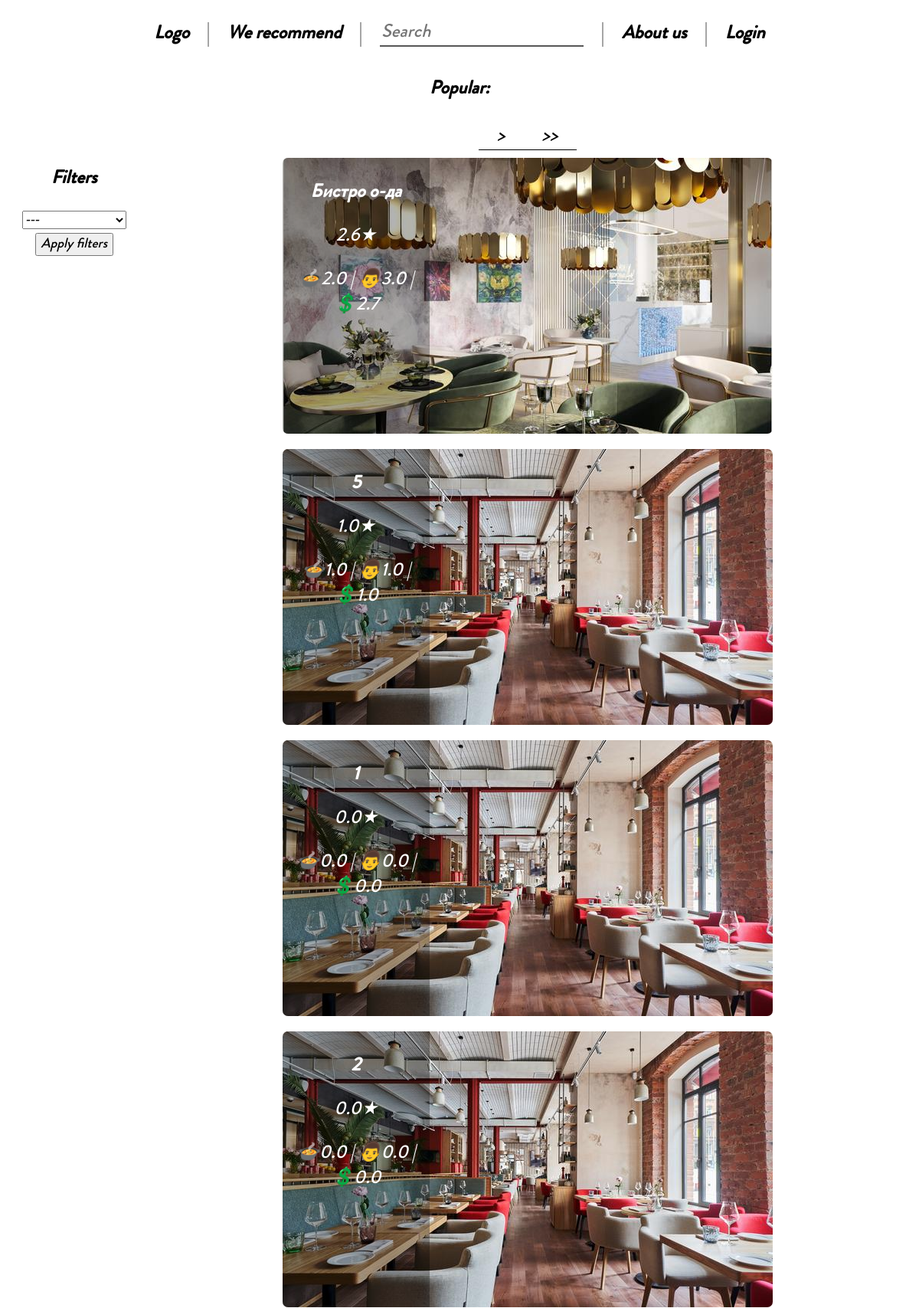
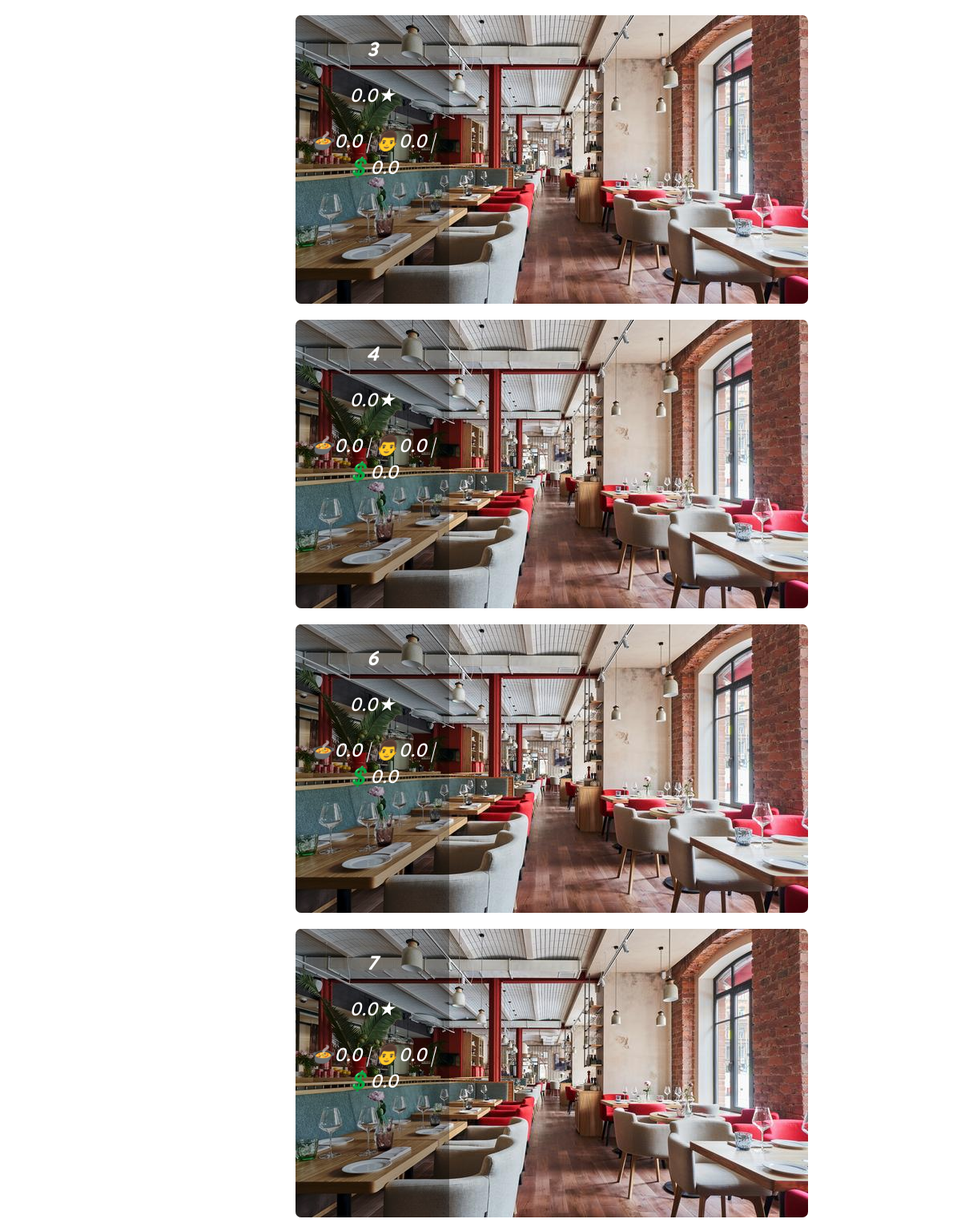
The page / (upper part) on the database its author committed (2 pictures, top to bottom).
### otzovik_app/models.py (models this page shows, shortened)
class Restaurant(models.Model):
    profile = models.ForeignKey(Profile, on_delete=models.CASCADE, null=True)
    name = models.CharField(max_length=200)
    description = models.TextField(null=False, blank=False)
    short_description = models.TextField(max_length=625, null=False, blank=False, default='')
    cuisines = models.ManyToManyField(RestaurantCuisine, related_name='restaurant')
    updated = models.DateTimeField(auto_now=True)
    created = models.DateTimeField(auto_now_add=True)

class PreviewImage(models.Model):
    preview_image = ResizedImageField(size=[640, 360], crop=['middle', 'center'], null=False, blank=False,
                                      upload_to='preview_images', default='grey.jpg')
    restaurant = models.OneToOneField(Restaurant, on_delete=models.CASCADE)

class ReviewSummary(models.Model):
    restaurant = models.OneToOneField(Restaurant, on_delete=models.CASCADE, null=True)
    food_quality = models.FloatField(null=False, default=0)
    staff_quality = models.FloatField(null=False, default=0)
    price = models.FloatField(null=False, default=0)
    rating = models.FloatField(null=False, default=0)

### otzovik_app/views.py (the view)
# urls.py: path('', home_page, name='home'),
def home_page(request):
    filters = {}
    content = '' if request.GET.get('search_for') is None else request.GET.get('search_for')
    page = 0 if request.GET.get('page') in [None, "0"] else int(request.GET.get('page'))
    restaurants = Restaurant.objects.filter(Q(name__icontains=content) |
                                            Q(description__icontains=content)).annotate(
        reviews_num=Count("review")
    ).order_by("-reviews_num")
    cuisineId = request.GET.get("cuisine")
    if cuisineId not in [None, ""]:
        cuisine = RestaurantCuisine.objects.get(id=cuisineId)
        restaurants = restaurants.filter(cuisines__cuisine__contains=cuisine)
        filters["cuisine"] = cuisine.cuisine
    max_page = (len(restaurants) - 1) // ITEMS_PER_PAGE
    min_page = 0 if page > 0 else "NaN"
    prev_page = page - 1 if page > 0 else "NaN"
    next_page = page + 1 if page < max_page else "NaN"
    max_page = max_page if page < max_page else "NaN"
    restaurants = restaurants[page * ITEMS_PER_PAGE: (page + 1) * ITEMS_PER_PAGE]
    cuisines = RestaurantCuisine.objects.all()
    print(request.GET.get("cuisine"))
    context = {'content': content, 'restaurants': restaurants, "cuisines": cuisines, "filters": filters,
               'page': page, 'max_page': max_page, 'prev_page': prev_page, 'next_page': next_page, 'min_page': min_page}
    return render(request, 'otzovik_app/home.html', context)

### otzovik_app/templates/otzovik_app/home.html (shortened to what this page needs)
{% extends 'main.html' %}
{% load i18n %}
{% load static %}
{% block content %}
    <div class="main">
        {% if content != '' %}
            <h2 class="text-24">{% trans "Search results on" %} {{ content }}:</h2>
        {% else %}
            <h2 class="text-24">{% trans "Popular" %}:</h2>
        {% endif %}
        <div class="feed-flexbox">
            <div class="filters-box">
                <h2 class="text-24">{% trans "Filters" %}</h2>
                {% include "otzovik_app/filters_component.html" %}
            </div>
            <div class="content-box">
                {% include 'otzovik_app/pages_bar.html' %}
                <div class="restaurants-box">
                    {% include 'otzovik_app/restaurants_feed_component.html' %}
                </div>
            </div>
        </div>
    </div>
{% endblock content %}

### otzovik_app/templates/otzovik_app/restaurants_feed_component.html (shortened to what this page needs)
{% load static %}
{% for restaurant in restaurants %}
    <a href="{% url 'restaurant_main' restaurant.id %}">
        <div class="restaurant" style="background-image:url('{{ restaurant.previewimage.preview_image.url }}')">
            <div class="restaurant-text-box">
                <div class="restaurant-text-box-left">
                    <h2 class="text-24 white">{{ restaurant.name }}</h2>
                    <p class="text-24 white">{{ restaurant.reviewsummary.rating }}★</p>
                    <p class="text-24 white">🍲{{ restaurant.reviewsummary.food_quality }} | 👨{{ restaurant.reviewsummary.staff_quality }} | 💲{{ restaurant.reviewsummary.price }}</p>
                </div>
            </div>
        </div>
    </a>
{% endfor %}

### static/styles/main.css (style rules this page uses)
a, p, span, input, textarea { font-family: 'Brandon Grotesque Medium +Cyrillic', sans-serif; color: black; text-decoration: none; }
h1, h2, h3, h4, h5, h6 { font-family: 'Brandon Grotesque Medium +Cyrillic', sans-serif; }
.text-24 { font-size: 24px; font-style: italic; }
.main { text-align: center; }
.white { color: white; }
.restaurants-box { display: flex; align-items: center; justify-content: center; padding-left: 80px; padding-right: 80px; flex-wrap: wrap; }
.restaurant { min-width: 640px; width: 640px; height: 360px; border-radius: 7px; margin: 10px; background-size: cover; }
.restaurant-text-box { display: flex; height: 100%; width: 100%; background-image: url("../images/black-1x1.png"); background-repeat: no-repeat; background-size: 30% 100%; transition: background-size 0.4s ease-in-out; border-radius: 7px; }
.restaurant-text-box-left { width: 30%; height: 100%; padding: 10px; box-sizing: border-box; }
.feed-flexbox { display: flex; align-items: center; justify-content: center; }
.filters-box { align-self: flex-start; margin-top: 45px; min-width: 15%; }

### rows shown on the page
Restaurant: previewimage.preview_image (picture), name "Бистро о-да", reviewsummary.rating "2.6", reviewsummary.food_quality "2.0", reviewsummary.staff_quality "3.0", reviewsummary.price "2.7"
Restaurant: previewimage.preview_image (picture), name "5", reviewsummary.rating "1.0", reviewsummary.food_quality "1.0", reviewsummary.staff_quality "1.0", reviewsummary.price "1.0"
Restaurant: previewimage.preview_image (picture), name "1", reviewsummary.rating "0.0", reviewsummary.food_quality "0.0", reviewsummary.staff_quality "0.0", reviewsummary.price "0.0"
Restaurant: previewimage.preview_image (picture), name "2", reviewsummary.rating "0.0", reviewsummary.food_quality "0.0", reviewsummary.staff_quality "0.0", reviewsummary.price "0.0"
Restaurant: previewimage.preview_image (picture), name "3", reviewsummary.rating "0.0", reviewsummary.food_quality "0.0", reviewsummary.staff_quality "0.0", reviewsummary.price "0.0"
Restaurant: previewimage.preview_image (picture), name "4", reviewsummary.rating "0.0", reviewsummary.food_quality "0.0", reviewsummary.staff_quality "0.0", reviewsummary.price "0.0"
Restaurant: previewimage.preview_image (picture), name "6", reviewsummary.rating "0.0", reviewsummary.food_quality "0.0", reviewsummary.staff_quality "0.0", reviewsummary.price "0.0"
Restaurant: previewimage.preview_image (picture), name "7", reviewsummary.rating "0.0", reviewsummary.food_quality "0.0", reviewsummary.staff_quality "0.0", reviewsummary.price "0.0"
